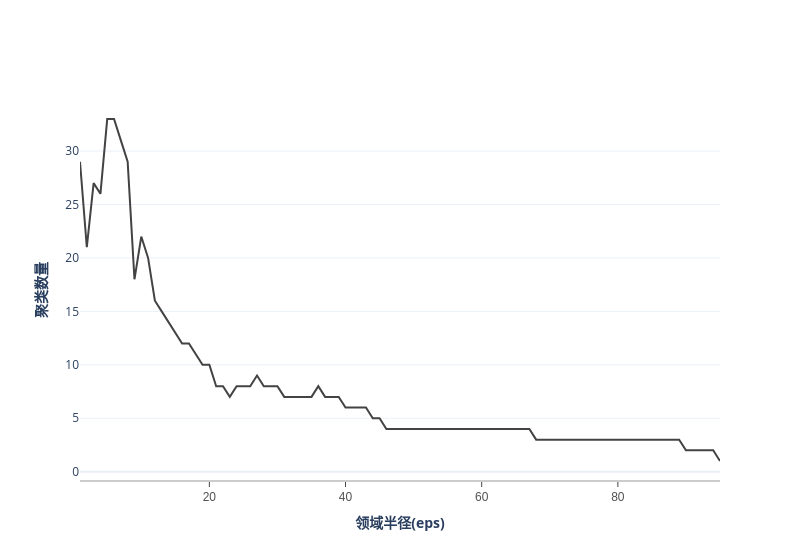

The notebook cell this image was saved under:
### Markdown cell above
轮廓系数与卡林斯基-哈拉巴斯指数都是内部聚类评价指标，即在不知道真实labels时对聚类结果进行评价。

内部聚类评价指标的一个通病是默认数据集中的类别是簇状结构。

事实上，真实世界的数据集很多都不是簇状结构，所以内部聚类评价往往并不客观。

对于非簇状结构的聚类结果的评价往往使用外部聚类评价指标，常见的有NMI，AMI，F-score，Accuracy等。

### Code cell
fig = go.Figure()
fig.add_trace(
    go.Scatter(x = eps, y = cluster_count,
                         name='聚类数量',
                         mode='lines',
                         line=dict(color=colors[0],width=line_size[0]),
                         ),
                         )
fig.update_layout(
    width = 800,
    xaxis=dict(
        title_text = "<b>领域半径(eps)</b>",
        showline=True,
        showgrid=False,
        showticklabels=True,
        linecolor='rgb(204, 204, 204)',
        linewidth=2,
        ticks='outside',
        tickfont=dict(
            family='Arial',
            size=12,
            color='rgb(82, 82, 82)',
        ),
    ),
)
fig.update_yaxes(title_text="<b>聚类数量</b> ")
fig.show()

### Figure 1 — Plotly figure (JSON) as saved in the notebook; plotly's stock layout.template omitted (floating-point values rounded to 4 significant figures)
{"data": [{"line": {"color": "rgb(67,67,67)", "width": 2}, "mode": "lines", "name": "聚类数量", "type": "scatter", "x": [1, 2, 3, 4, 5, 6, 7, 8, 9, 10, 11, 12, 13, 14, 15, 16, 17, 18, 19, 20, 21, 22, 23, 24, 25, 26, 27, 28, 29, 30, 31, 32, 33, 34, 35, 36, 37, 38, 39, 40, 41, 42, 43, 44, 45, 46, 47, 48, 49, 50, 51, 52, 53, 54, 55, 56, 57, 58, 59, 60, 61, 62, 63, 64, 65, 66, 67, 68, 69, 70, 71, 72, 73, 74, 75, 76, 77, 78, 79, 80, 81, 82, 83, 84, 85, 86, 87, 88, 89, 90, 91, 92, 93, 94, 95], "y": [29, 21, 27, 26, 33, 33, 31, 29, 18, 22, 20, 16, 15, 14, 13, 12, 12, 11, 10, 10, 8, 8, 7, 8, 8, 8, 9, 8, 8, 8, 7, 7, 7, 7, 7, 8, 7, 7, 7, 6, 6, 6, 6, 5, 5, 4, 4, 4, 4, 4, 4, 4, 4, 4, 4, 4, 4, 4, 4, 4, 4, 4, 4, 4, 4, 4, 4, 3, 3, 3, 3, 3, 3, 3, 3, 3, 3, 3, 3, 3, 3, 3, 3, 3, 3, 3, 3, 3, 3, 2, 2, 2, 2, 2, 1]}], "layout": {"width": 800, "xaxis": {"linecolor": "rgb(204, 204, 204)", "linewidth": 2, "showgrid": false, "showline": true, "showticklabels": true, "tickfont": {"color": "rgb(82, 82, 82)", "family": "Arial", "size": 12}, "ticks": "outside", "title": {"text": "<b>领域半径(eps)</b>"}}, "yaxis": {"title": {"text": "<b>聚类数量</b> "}}}}
